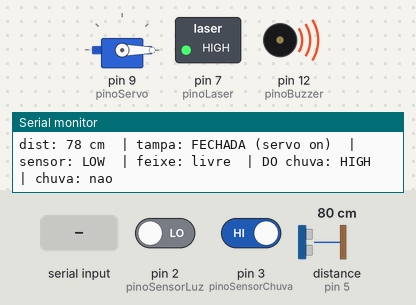
Bench run of a program on a simulated Arduino Uno, built with avr-gcc and run on an emulated ATmega328P. On the bench: servo, switched loads named in the program (green lamp = pin HIGH), buzzer (waves = sounding, pin HIGH), the last lines printed to the serial monitor. Wiring (inferred from the names in the program): ultrasonic range finder: trigger pin 4; echo pin 5. The test bench sets the inputs (shaded band); at power-on: pin 2 (pinoSensorLuz) LOW, distance to the obstacle (sensor on pin 5) 80 cm, pin 3 (pinoSensorChuva) HIGH. The echo pulse lasts 58.3 µs per cm; pins used as bus, display or sensor lines are not drawn.

Above: at 1.6 s.
1.7 s: pin 2 (pinoSensorLuz) driven HIGH
At 1.84 s:
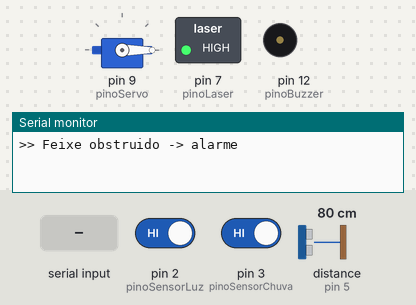
4.7 s: distance to the obstacle (sensor on pin 5) set to 29 cm
7.7 s: distance to the obstacle (sensor on pin 5) set to 23 cm
At 8.04 s:
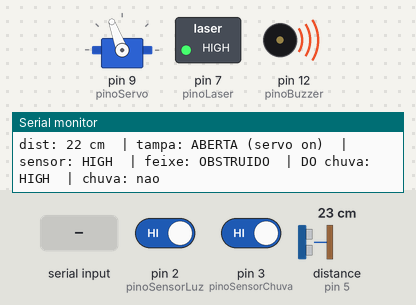
13.7 s: "l\n" received over Serial
Timing chart, 0 to 20.7 s (numbered marks = the images above; inputs shaded):
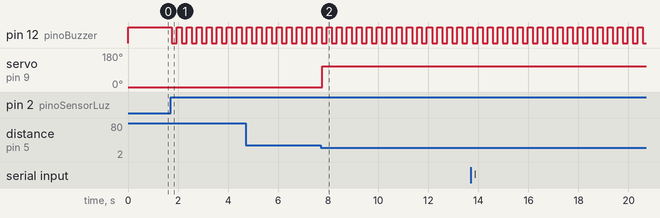

Measured:
- the behaviour switches between 27 and 26 cm on distance to the obstacle (sensor on pin 5) (found by bisection; images 1 and 2)
- after the input at 1.7 s, pin 12 (pinoBuzzer): alternates HIGH for 0.20 s and LOW for 0.20 s, starting after 0.05 s
- after the input at 7.7 s, servo on pin 9 (pinoServo): 0° → 110° after 0.07 s

The program:

main.cpp
```cpp
// ============================================================
// Projeto: Arduino Uno - Lixeira Automatica + Barreira a Laser + Chuva
// Descricao: um sensor ultrassonico HC-SR04 mede a distancia e um
//            servo motor abre a tampa da lixeira quando alguem se
//            aproxima. Quando a frente fica livre, a tampa fecha.
//            Um laser aponta para um sensor de luz: enquanto o feixe
//            estiver obstruido, o buzzer apita de forma intermitente.
//            Um sensor de chuva aciona o mesmo alarme enquanto estiver
//            molhado.
//
// Pinos: HC-SR04     -> VCC 5V, GND, Trig no pino 4, Echo no pino 5
//        Servo tampa -> sinal (fio amarelo) no pino 9,
//                       VCC no 5V (de preferencia fonte externa),
//                       GND comum com o Arduino
//        Laser       -> sinal no pino 7
//        Sensor luz  -> saida digital no pino 2
//        Sensor chuva-> saida digital DO no pino 3
//        Buzzer      -> sinal no pino 12
//
// ATENCAO: nunca olhe para o feixe do laser nem o aponte para os olhos
//          de alguem ou para superficies que reflitam.
//
// Comando pelo monitor serial (envie a letra e ENTER):
//   l = alternar log rapido / log normal
// ============================================================

#include <Arduino.h>
#include <Servo.h>

// ------------------------- Opcoes --------------------------
// Solta o servo (detach) quando a tampa esta fechada e parada: evita
// o servo tremer, aquecer e puxar corrente do 5V do Uno. Comente se a
// sua tampa PRECISA da forca do servo para permanecer fechada.
#define SERVO_DESCANSAR

// Movimento da tampa:
//  - padrao = velocidade NORMAL do servo (manda direto para o angulo)
//  - descomente a linha abaixo para ir bem devagar, 1 grau por vez
// #define SERVO_DEVAGAR

// ------------------------- Pinos ---------------------------
const int pinoTrig = 4;    // HC-SR04: Trigger
const int pinoEcho = 5;    // HC-SR04: Echo
const int pinoServo = 9;   // servo da tampa
const int pinoSensorLuz = 2;  // sensor de luz: saida digital
const int pinoSensorChuva = 3;  // sensor de chuva: saida digital DO
const int pinoLaser = 7;      // laser
const int pinoBuzzer = 12;    // buzzer

// ------------------------- Ajustes -------------------------
const int anguloFechado = 0;     // tampa apoiada na lixeira
const int anguloAberto = 110;    // tampa levantada

const int distanciaAbrir = 25;   // abre quando algo estiver mais perto (cm)
const int distanciaFechar = 35;  // so fecha acima disso (histerese)
const int distanciaMinima = 2;   // zona morta do HC-SR04

const unsigned long tempoMinimoAberto = 3000;  // fica aberta por no minimo 3 s
const unsigned long intervaloUltrassom = 120;  // HC-SR04 pede >= 60 ms entre pulsos
const int leiturasParaFechar = 3;              // 3 leituras "livre" antes de fechar

// Usado APENAS no modo SERVO_DEVAGAR: ms de espera entre um grau e o
// proximo. 15 ms/grau = 90 graus em ~1,4 s; 25 ms/grau = ~2,3 s.
const unsigned long intervaloServo = 15;

// Tempo com a tampa FECHADA E PARADA ate soltar o servo
const unsigned long tempoParaDescansarServo = 2000;

const unsigned long intervaloLogNormal = 1000;  // log normal: 1 vez por segundo
const unsigned long intervaloLogRapido = 200;   // log rapido: 5 vezes por segundo

// Barreira: nivel do sensor com o feixe obstruido. Se o alarme tocar
// com o feixe livre e calar com ele obstruido, troque para LOW.
const int nivelObstruido = HIGH;

// Chuva: nivel do DO com a placa molhada. Se o alarme tocar com a placa
// seca e calar com ela molhada, troque para HIGH.
const int nivelChuva = LOW;

// Nivel do pino que faz o buzzer apitar. Se ele apitar sem nenhum alarme
// e calar durante o alarme, troque para HIGH.
const int nivelBuzzerApita = LOW;

const unsigned long filtroFeixe = 50;      // leitura estavel por 50 ms vale
const unsigned long filtroChuva = 500;     // gotas fazem o sinal oscilar
const unsigned long intervaloBip = 200;    // 200 ms apitando, 200 ms mudo
const unsigned long esperaLaserLigar = 200;  // sensor reagir ao laser no boot

// ------------------------- Estado --------------------------
Servo tampa;
bool servoAtivo = false;         // true = servo attached (sendo alimentado)
int anguloAtual = anguloFechado; // posicao atual do servo (graus)
int anguloAlvo = anguloFechado;  // para onde o servo esta indo
unsigned long ultimoPassoServo = 0;
unsigned long ultimoMovimentoServo = 0;

bool tampaAberta = false;
unsigned long momentoAbertura = 0;
int contadorSemObjeto = 0;       // leituras "frente livre" seguidas
long distanciaAtual = -1;        // ultima distancia medida (cm); -1 = sem leitura
unsigned long ultimaLeituraUltrassom = 0;

bool feixeObstruido = false;      // estado confirmado da barreira
bool ultimaLeituraFeixe = false;  // leitura mais recente, ainda sem filtro
unsigned long momentoMudancaFeixe = 0;

bool chuvaDetectada = false;      // estado confirmado do sensor de chuva
bool ultimaLeituraChuva = false;  // leitura mais recente, ainda sem filtro
unsigned long momentoMudancaChuva = 0;

bool buzzerApitando = false;
unsigned long ultimaTrocaBip = 0;

bool logRapido = false;
unsigned long ultimoLog = 0;

// ----------------------- Ultrassonico ----------------------

// Mede a distancia (cm) com o HC-SR04.
// Devolve -1 quando nao ha leitura valida (sem eco / sensor solto).
long medirDistancia() {
  digitalWrite(pinoTrig, LOW);
  delayMicroseconds(2);
  digitalWrite(pinoTrig, HIGH);
  delayMicroseconds(10);
  digitalWrite(pinoTrig, LOW);

  // 15000 us de espera = ate ~257 cm; sem eco o pulseIn devolve 0
  unsigned long duracao = pulseIn(pinoEcho, HIGH, 15000);
  if (duracao == 0) {
    return -1;
  }
  return (long)(duracao * 0.034 / 2);   // 0,034 cm/us, ida e volta
}

// -------------------------- Servo --------------------------

// Liga o servo (ele pode estar em descanso). A posicao atual e gravada
// ANTES do attach para o servo nao dar um solavanco.
void garantirServoAtivo() {
  if (!servoAtivo) {
    tampa.write(anguloAtual);
    tampa.attach(pinoServo);
    servoAtivo = true;
  }
}

// Leva o servo ate o angulo alvo sem usar delay(). Com a tampa fechada
// e parada, solta o servo (SERVO_DESCANSAR). Aberta, ele precisa segurar.
void atualizarServo() {
  unsigned long agora = millis();

  if (anguloAtual != anguloAlvo) {
    garantirServoAtivo();

#ifdef SERVO_DEVAGAR
    if (agora - ultimoPassoServo < intervaloServo) {
      return;   // ainda nao e hora do proximo grau
    }
    ultimoPassoServo = agora;
    anguloAtual += (anguloAtual < anguloAlvo) ? 1 : -1;
#else
    anguloAtual = anguloAlvo;
#endif

    tampa.write(anguloAtual);
    ultimoMovimentoServo = agora;
    return;
  }

#ifdef SERVO_DESCANSAR
  if (servoAtivo &&
      anguloAtual == anguloFechado &&
      (agora - ultimoMovimentoServo) >= tempoParaDescansarServo) {
    tampa.detach();
    servoAtivo = false;
    Serial.println(F(">> Servo em descanso (tampa fechada, sem corrente)"));
  }
#endif
}

// ------------------------- Lixeira -------------------------

// Abre a tampa: so define o alvo; quem move e atualizarServo()
void abrirTampa() {
  tampaAberta = true;
  anguloAlvo = anguloAberto;
  momentoAbertura = millis();
  contadorSemObjeto = 0;

  Serial.print(F(">> Obstaculo a "));
  Serial.print(distanciaAtual);
  Serial.println(F(" cm -> abrindo a tampa"));
}

// Fecha a tampa: manda o servo voltar para o angulo fechado
void fecharTampa() {
  tampaAberta = false;
  anguloAlvo = anguloFechado;

  Serial.println(F(">> Frente livre -> fechando a tampa"));
}

// Le o ultrassonico no ritmo certo e decide abrir/fechar a tampa
void atualizarLixeira() {
  unsigned long agora = millis();

  if (agora - ultimaLeituraUltrassom < intervaloUltrassom) {
    return;
  }
  ultimaLeituraUltrassom = agora;

  distanciaAtual = medirDistancia();

  // Leitura invalida (-1) nunca abre a tampa (seguranca)
  bool objetoPerto = (distanciaAtual >= distanciaMinima &&
                      distanciaAtual <= distanciaAbrir);
  bool frenteLivre = (distanciaAtual < 0) ||
                     (distanciaAtual > distanciaFechar);

  if (!tampaAberta) {
    if (objetoPerto) {
      abrirTampa();
    }
    return;
  }

  if (!frenteLivre) {
    contadorSemObjeto = 0;
  } else if (contadorSemObjeto < leiturasParaFechar) {
    contadorSemObjeto++;
  }

  if ((agora - momentoAbertura) >= tempoMinimoAberto &&
      contadorSemObjeto >= leiturasParaFechar) {
    fecharTampa();
  }
}

// ------------------------- Alarme --------------------------

void definirBuzzer(bool apitando) {
  buzzerApitando = apitando;
  digitalWrite(pinoBuzzer, apitando ? nivelBuzzerApita : !nivelBuzzerApita);
}

// Le o feixe a cada volta do loop. Nao ha calibracao nem nada guardado:
// o estado depende apenas do que o sensor mostra agora.
void atualizarBarreira() {
  unsigned long agora = millis();
  bool leitura = (digitalRead(pinoSensorLuz) == nivelObstruido);

  if (leitura != ultimaLeituraFeixe) {
    ultimaLeituraFeixe = leitura;
    momentoMudancaFeixe = agora;
  }

  if (leitura != feixeObstruido && agora - momentoMudancaFeixe >= filtroFeixe) {
    feixeObstruido = leitura;
    Serial.println(feixeObstruido ? F(">> Feixe obstruido -> alarme")
                                  : F(">> Feixe livre"));
  }
}

// Le o sensor de chuva, com o mesmo filtro da barreira
void atualizarChuva() {
  unsigned long agora = millis();
  bool leitura = (digitalRead(pinoSensorChuva) == nivelChuva);

  if (leitura != ultimaLeituraChuva) {
    ultimaLeituraChuva = leitura;
    momentoMudancaChuva = agora;
  }

  if (leitura != chuvaDetectada && agora - momentoMudancaChuva >= filtroChuva) {
    chuvaDetectada = leitura;
    Serial.println(chuvaDetectada ? F(">> Chuva detectada -> alarme")
                                  : F(">> Placa de chuva seca"));
  }
}

// Apita intermitente se qualquer sensor acusar, sem usar delay()
void atualizarBuzzer() {
  if (!feixeObstruido && !chuvaDetectada) {
    if (buzzerApitando) {
      definirBuzzer(false);
    }
    return;
  }

  unsigned long agora = millis();
  if (agora - ultimaTrocaBip >= intervaloBip) {
    ultimaTrocaBip = agora;
    definirBuzzer(!buzzerApitando);
  }
}

// ---------------------- Monitor serial ---------------------

// Mostra a distancia, a tampa, a barreira e a chuva de tempos em tempos
void registrarDiagnostico() {
  unsigned long agora = millis();
  unsigned long intervalo = logRapido ? intervaloLogRapido : intervaloLogNormal;

  if (agora - ultimoLog < intervalo) {
    return;
  }
  ultimoLog = agora;

  Serial.print(F("dist: "));
  if (distanciaAtual < 0) {
    Serial.print(F("--"));
  } else {
    Serial.print(distanciaAtual);
  }
  Serial.print(F(" cm  | tampa: "));
  Serial.print(tampaAberta ? F("ABERTA") : F("FECHADA"));
  Serial.print(servoAtivo ? F(" (servo on)") : F(" (servo off)"));
  Serial.print(F("  | sensor: "));
  Serial.print(digitalRead(pinoSensorLuz) == HIGH ? F("HIGH") : F("LOW"));
  Serial.print(F("  | feixe: "));
  Serial.print(feixeObstruido ? F("OBSTRUIDO") : F("livre"));
  Serial.print(F("  | DO chuva: "));
  Serial.print(digitalRead(pinoSensorChuva) == HIGH ? F("HIGH") : F("LOW"));
  Serial.print(F("  | chuva: "));
  Serial.println(chuvaDetectada ? F("SIM") : F("nao"));
}

// Comando manual pelo monitor serial: l = log rapido/normal
void tratarComandoSerial() {
  while (Serial.available() > 0) {
    char comando = (char)Serial.read();

    if (comando == 'l' || comando == 'L') {
      logRapido = !logRapido;
      ultimoLog = 0;
      Serial.print(F(">> Log "));
      Serial.println(logRapido ? F("RAPIDO (5/s)") : F("normal (1/s)"));

    } else if (comando != '\n' && comando != '\r') {
      Serial.println(F(">> Comando: l=log rapido/normal"));
    }
  }
}

// ------------------------- SETUP ---------------------------

void setup() {
  Serial.begin(9600);

  pinMode(pinoTrig, OUTPUT);
  pinMode(pinoEcho, INPUT);

  // Grava o nivel antes do pinMode para o buzzer nao apitar no boot
  definirBuzzer(false);
  pinMode(pinoBuzzer, OUTPUT);

  pinMode(pinoSensorLuz, INPUT);

  // Com o pull-up, o pino le "seco" se o sensor de chuva estiver solto
  pinMode(pinoSensorChuva, INPUT_PULLUP);

  pinMode(pinoLaser, OUTPUT);
  digitalWrite(pinoLaser, HIGH);
  delay(esperaLaserLigar);

  // Comeca com a tampa fechada; o descanso solta o servo depois
  garantirServoAtivo();
  ultimoMovimentoServo = millis();

  Serial.println(F("=========================================="));
  Serial.println(F("  Arduino Uno - Lixeira + Barreira + Chuva"));
  Serial.println(F("=========================================="));
  Serial.print(F("Abre com obstaculo a ate "));
  Serial.print(distanciaAbrir);
  Serial.print(F(" cm  |  servo: "));
  Serial.print(anguloFechado);
  Serial.print(F(" -> "));
  Serial.print(anguloAberto);
  Serial.println(F(" graus"));
  Serial.println(F("Comando no serial: l=log rapido/normal"));
  Serial.println(F("------------------------------------------"));
}

// ------------------------- LOOP ----------------------------

void loop() {
  tratarComandoSerial();
  atualizarLixeira();      // le o ultrassonico e decide abrir/fechar a tampa
  atualizarServo();        // leva o servo ao angulo alvo (e descansa quando fechado)
  atualizarBarreira();     // le o feixe do laser
  atualizarChuva();        // le o sensor de chuva
  atualizarBuzzer();       // apita intermitente se algum sensor acusar
  registrarDiagnostico();
}
```
